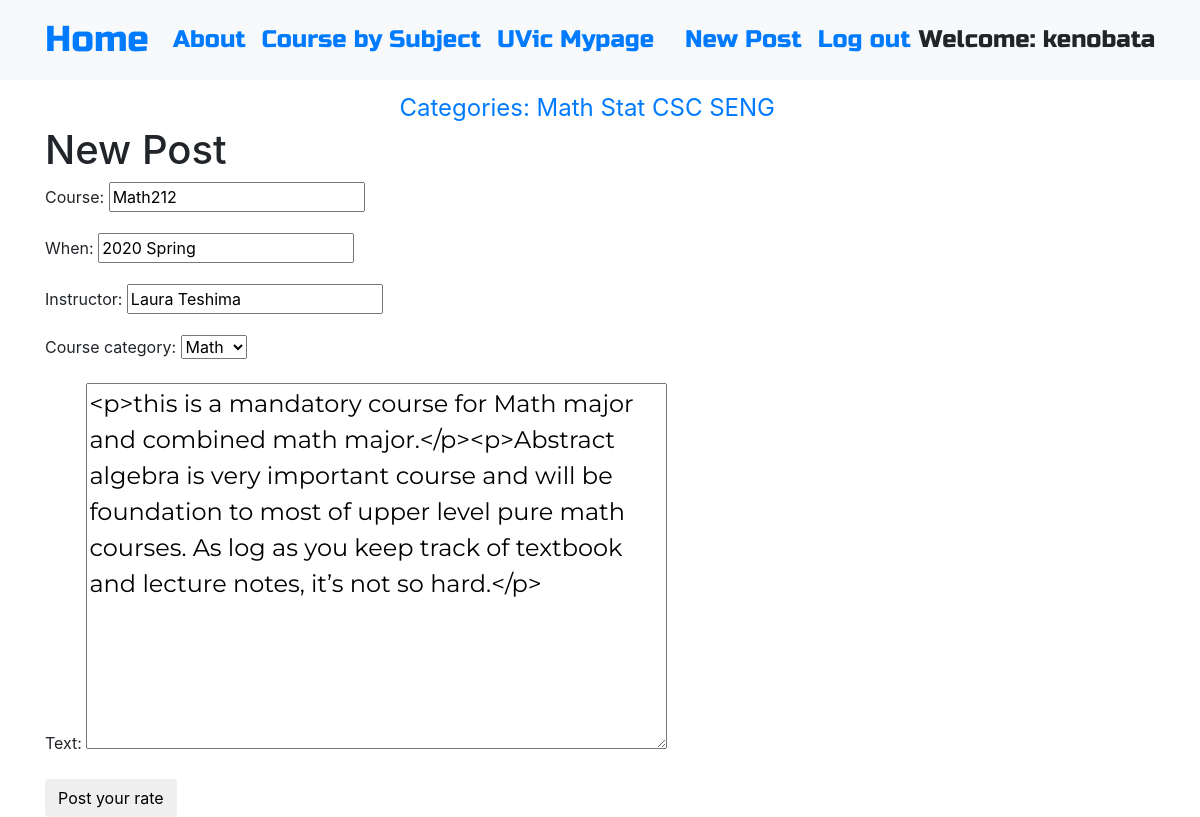
Screenshot of /post/9/edit/ (signed in) with the database file from the repository.
### blog/models.py (models this page shows, shortened)
class Post(models.Model):
    Course = models.CharField(max_length=200)
    When = models.CharField(max_length=200, blank=True, null=True)
    Instructor = models.CharField(max_length=200, blank=True, null=True)
    text = models.TextField()
    create_date=models.DateTimeField(default=timezone.now())
    published_date = models.DateTimeField(blank=True, null=True)
    course_choice = (('math','Math'),('stat','Stat'),('csc','CSC'),('seng','SENG'),('other','Other') )
    course_category = models.CharField(max_length=6, choices=course_choice, default='Other')

### blog/views.py (the view)
# urls.py: path('post/<int:pk>/edit/', views.PostUpdateView.as_view(), name='post_edit'),
class PostUpdateView(LoginRequiredMixin,UpdateView):
    login_url ='/login/'
    redirect_field_name = 'blog/post_detail.html'
    form_class = PostForm
    model = Post

### blog/forms.py
class PostForm(forms.ModelForm):
    class Meta():
        year_choice=['Before 2016',
                     '2016 Fall','2016 Summer','2016 Spring',
                     '2017 Fall','2017 Summer','2017 Spring',
                     '2018 Fall','2018 Summer','2018 Spring',
                     '2019 Fall','2019 Summer','2019 Spring',
                     '2020 Spring',
                     ]
        model = Post
        fields = ('Course','When','Instructor','course_category','text')
        widgets = {
            'Course':forms.TextInput(attrs={'class':'textinputclass'}),
            'text':forms.Textarea(attrs={'class':'editable medium-editor-textarea postcontent'}),
            }

### blog/templates/blog/post_form.html (shortened to what this page needs)
{% extends 'blog/base.html' %}
{% block content %}
    <h1>New Post</h1>
    <form method="POST" class="post-form">
    {{form.as_p}}
    <button type="submit" class="save btn btn-default">Post your rate</button>
    </form>
{% endblock %}

### blog/templates/blog/base.html (shortened to what this page needs)
<!DOCTYPE html>
{% load static %}
<html>
  <head>
    <link rel="stylesheet" href="https://stackpath.bootstrapcdn.com/bootstrap/4.1.3/css/bootstrap.min.css"
>
    <link href="https://maxcdn.bootstrapcdn.com/font-awesome/4.7.0/css/font-awesome.min.css" rel="stylesheet">
    <link rel="stylesheet" href="//cdn.jsdelivr.net/medium-editor/latest/css/medium-editor.min.css" type="text/css" media="screen" charset="utf-8">
    <link rel="stylesheet" href="{% static 'css/blog.css' %}">
  </head>
  <body class='loader'>
    <nav class="navbar navbar-expand-lg bg-light techfont">
      <div class="container">
        <div class="navbar-nav align-items-center">
          <a class="navbar-brand bigbrand" href="{% url 'post_list' %}">Home</a>
          <a class="nav-item nav-link" href="{% url 'about' %}">About</a>
          <a class="nav-item nav-link" href="https://web.uvic.ca/calendar2016-09/courses/courses-by-subject.html">Course by Subject</a>
          <a class="nav-item nav-link" href="https://www.uvic.ca/cas/login?service=https://www.uvic.ca/mypage/Login?refUrl=https%3A//www.uvic.ca/mypage/f/welcome/normal/render.uP">UVic Mypage</a>
        </div>
        <div class="navbar-nav align-items-center ml-auto">
          {% if user.is_authenticated %}
            <a class="nav-item nav-link" href="{% url 'post_new' %}">New Post</a>
            <a class="nav-item nav-link" href="{% url 'logout' %}">Log out</a>
            <a >Welcome: {{ user.username }}</a>
          {% else %}
            <a class="nav-item nav-link" href="{% url 'register' %}">*register to post*</a>
            <a class="nav-item nav-link" href="{% url 'user_login' %}">Login</a>
            <a class="nav-item nav-link" href="{% url 'login' %}" aria-label="Login">
              <span class="fa fa-user" aria-hidden="true"></span></a>
          {% endif %}
        </div>
      </div>
    </nav>
          <div class="content container">
              <div class="row">
                  <div class="col-md-8">
                      <div class="vertical-menu">
                    <a href="#">Categories:</a>
                      <a href="{% url 'math_list' %}">Math</a>
                      <a href="{% url 'stat_list' %}">Stat</a>
                      <a href="{% url 'csc_list' %}">CSC</a>
                      <a href="{% url 'seng_list' %}">SENG</a>
                      </div>
                    <div class="blog_posts">
                      {% block content %}
                      {% endblock %}
                    </div>
                  </div>
              </div>
          </div>
  </body>
</html>

### blog/static/css/blog.css (style rules this page uses)
.techfont { font-family: 'Russo One', sans-serif; font-size: 1.5em; margin-bottom: 10px; }
.postcontent { font-family: 'Montserrat'; font-size: 1.5em; }
.bigbrand { font-size: 1.5em; }
.loader { filter:hue-rotate(0deg); color: linear-gradient(45deg,#0f8,#08f); animation:hue 5000ms infinite linear; background-image:url(https://finearts.uvic.ca/music/calendar/wp-content/uploads/2017/06/UVic_East_high_500x500.jpg); background-position:right; background-size: 25% 100%; background-repeat: no-repeat; }
.vertical-menu { text-align: right; font-size: 1.5em; margin-left: auto; margin-right: auto; }

### rows the page displays
Post: Course "Math212", When "2020 Spring", Instructor "Laura Teshima", course_category "Math", text "<p>this is a mandatory course for Math major and combined math major.</p><p>Abstract algebra is very important course and will be foundation to most of upper level pure math courses. As log as you keep track of textbook and lecture notes, it’s not so hard.</p>"

### other values shown
{{ user.username }} "kenobata"
